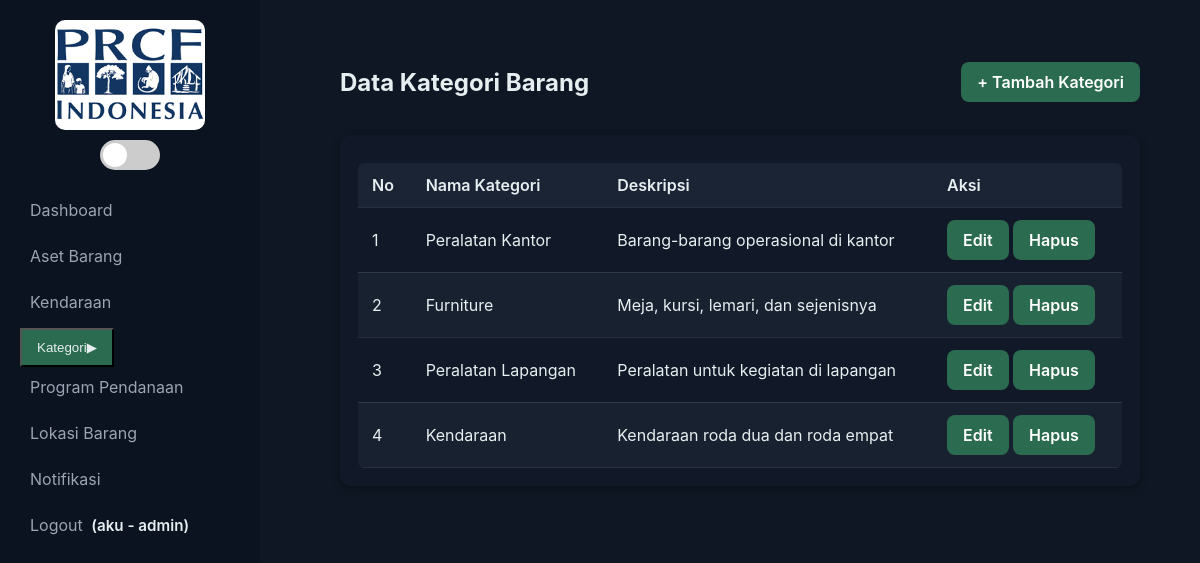
/modules/kategori/read.php (signed in), run on the app's committed database.
### tables this page shows
CREATE TABLE `kategori_barang` (
  `id` int(11) NOT NULL,
  `nama_kategori` varchar(100) NOT NULL,
  `deskripsi` text DEFAULT NULL
);

### modules/kategori/read.php (the view, shortened to what this page needs)
<?php
include '../../includes/header.php';
include '../../includes/koneksi.php';
$filter = isset($_GET['filter']) ? (int)$_GET['filter'] : 0;
if ($filter > 0) {
  $query = mysqli_query($conn, "SELECT * FROM kategori_barang WHERE id = '$filter'");
} else {
  $query = mysqli_query($conn, "SELECT * FROM kategori_barang ORDER BY id ASC");
}
?>
<div class="page">
  <div class="header">
    <h2>Data Kategori Barang</h2>
    <a href="create.php" class="btn">+ Tambah Kategori</a>
  </div>
  <div class="card">
    <table class="table">
      <thead>
        <tr>
          <th>No</th>
          <th>Nama Kategori</th>
          <th>Deskripsi</th>
          <th>Aksi</th>
        </tr>
      </thead>
      <tbody>
      <?php
        $no = 1;
        while ($row = mysqli_fetch_assoc($query)) {
          echo "<tr>
                  <td>{$no}</td>
                  <td>{$row['nama_kategori']}</td>
                  <td>{$row['deskripsi']}</td>
                  <td>
                    <a href='update.php?id={$row['id']}' class='btn'>Edit</a>
                    <a href='delete.php?id={$row['id']}' class='btn red' onclick='return confirm(\"Hapus kategori ini?\")'>Hapus</a>
                  </td>
                </tr>";
          $no++;
        }
      ?>
      </tbody>
    </table>
  </div>
</div>
<?php include '../../includes/footer.php'; ?>

### assets/css/style.css (style rules this page uses)
* { box-sizing:border-box }
body { font-family:Inter,Arial,Helvetica,sans-serif;margin:0;background:#fff;color:#102a23 }
.btn { background:#2b6b4f;color:#fff;padding:10px 14px;border-radius:8px;text-decoration:none;display:inline-block }

### assets/css/dashboard.css (style rules this page uses)
:root { --accent: #2b6b4f; --bg-dark: #0f1724; --panel-dark: #111827; --text-dark: #102a23; --muted-dark: #9aa4b2; --sidebar-dark: #0b1220; --bg-light: #f4f6f9; --panel-light: #ffffff; --text-light: #e6eef0; --muted-light: #5a5a5a; --sidebar-light: #f0f3f3; }
body { background-color: var(--bg-dark); color: var(--text-dark); font-family: "Inter", sans-serif; transition: background-color 0.3s, color 0.3s; }
.header { display: flex; justify-content: space-between; align-items: center; margin-bottom: 18px; }
.card { background-color: var(--panel-dark); color: var(--text-dark); padding: 18px; border-radius: 12px; box-shadow: 0 3px 8px rgba(0, 0, 0, 0.3); transition: background-color 0.3s, color 0.3s; }
.btn { background-color: var(--accent); border: none; padding: 10px 16px; border-radius: 8px; color: #fff; font-weight: 600; cursor: pointer; transition: background-color 0.3s; }
.page { background: transparent; padding: 20px; }
.table { width: 100%; border-collapse: collapse; margin-top: 10px; border-radius: 6px; overflow: hidden; }
.table th, .table td { padding: 12px 14px; text-align: left; border-bottom: 1px solid rgba(255,255,255,0.1); }
.table th { background: #1a2435; font-weight: 600; color: #e6eef0; }
.table tr:nth-child(even) { background: #182130; }

### data on the page
kategori_barang: nama_kategori "Peralatan Kantor", deskripsi "Barang-barang operasional di kantor"
kategori_barang: nama_kategori "Furniture", deskripsi "Meja, kursi, lemari, dan sejenisnya"
kategori_barang: nama_kategori "Peralatan Lapangan", deskripsi "Peralatan untuk kegiatan di lapangan"
kategori_barang: nama_kategori "Kendaraan", deskripsi "Kendaraan roda dua dan roda empat"

### other printed values
$_SESSION['user']['username'] "aku"
$_SESSION['user']['role'] "admin"
